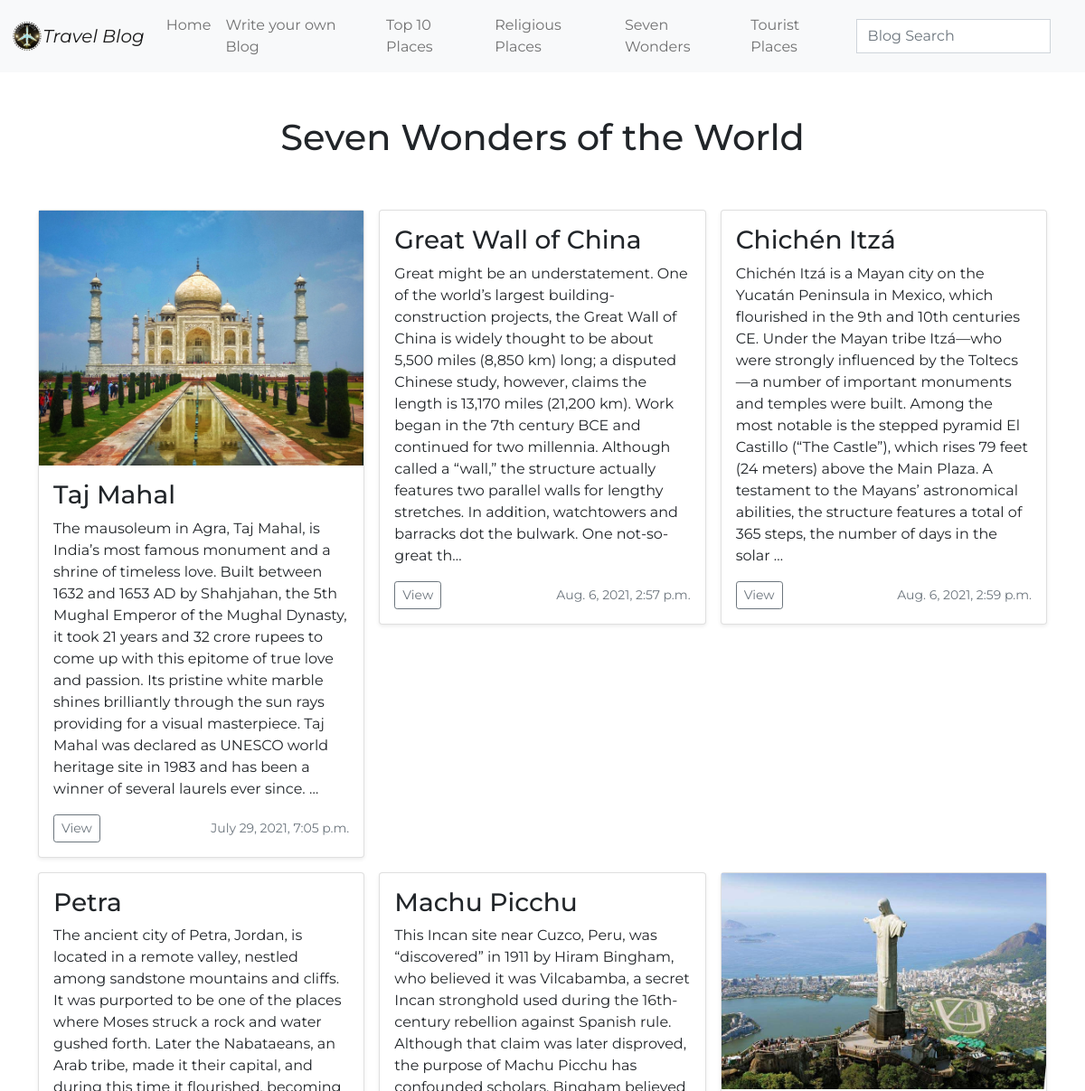
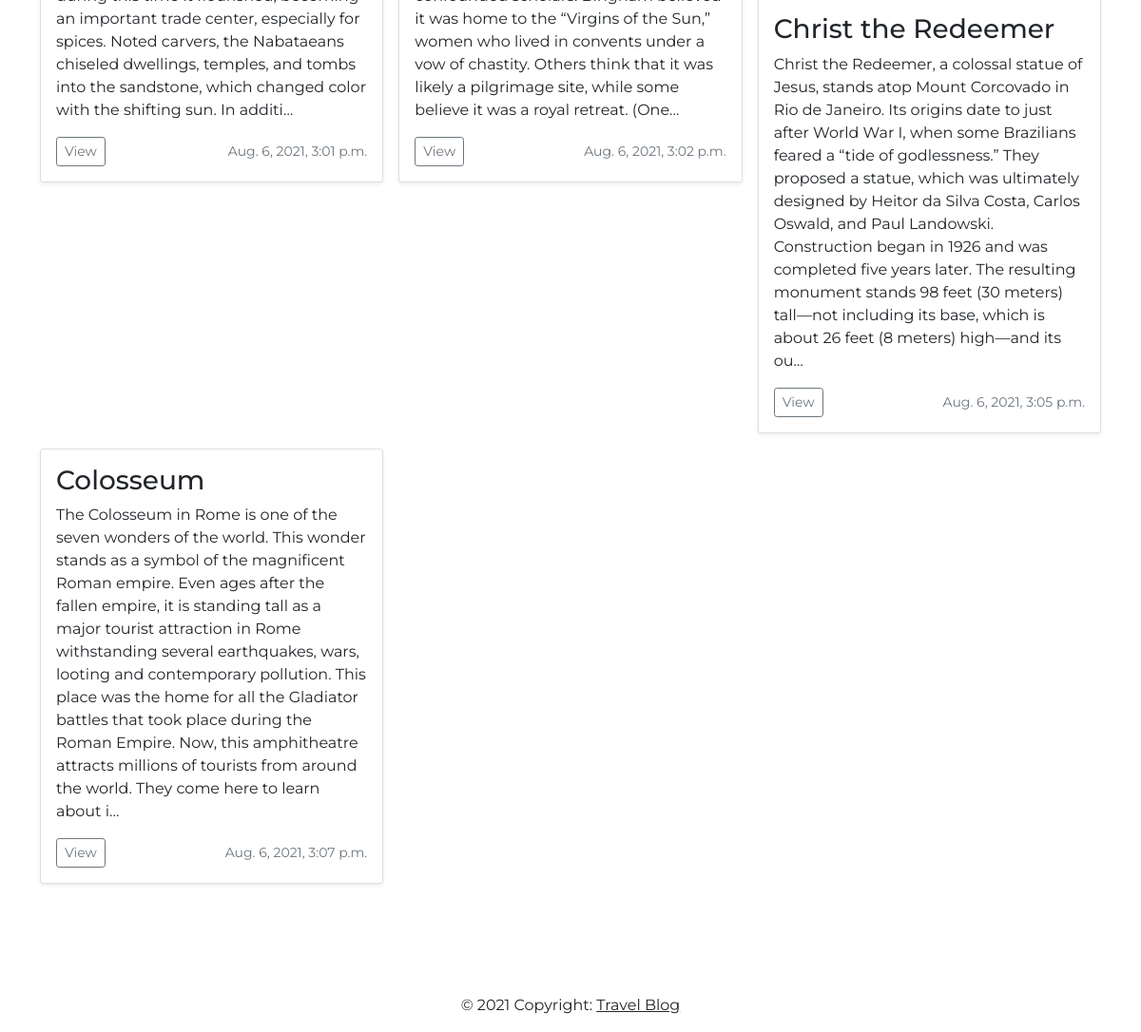
Screenshot of /category/seven/wonders/of/the/world with the database file from the repository (2 pictures, top to bottom).
### blog/models.py (models this page shows, shortened)
class blog(models.Model):
    title = CharField(max_length=50)
    date = DateTimeField(auto_now=True)
    category = CharField(max_length=35)
    author_name = CharField(max_length=30)
    description = TextField()
    image = models.ImageField(upload_to='blog')
    class Meta:
        verbose_name = 'blog'
        verbose_name_plural = 'blogs'

### blog/views.py (the view)
# urls.py: path('category/seven/wonders/of/the/world',views.blog_seven, name="seven_wonder"),
def blog_seven(request):
    q = "Seven Wonder"
    tourist = blog.objects.filter(category__contains=q)
    ctx = {
        'title' : 'Seven Wonder',
        'blogs' : tourist,
    }
    return render(request,"seven_wonder.html",ctx)

### templates/seven_wonder.html (shortened to what this page needs)
{% extends 'layout/base.html' %}
{% block content %}
<h1 class="c-align c-font py-5 bold" >Seven Wonders of the World</h1>
<div class="container">
    <div class="row row-cols-1 row-cols-sm-2 row-cols-md-3 g-3">
      {% for items in blogs %}
      <div class="col">
        <div class="card shadow-sm">
            <img class="img-fluid" src="{{items.image.url}}" alt="">
          <div class="card-body">
              <h3 class="c=align c-font">{{items.title}}</h3>
            <p class="card-text c-font">{{items.description|truncatechars:500}}</p>
            <div class="d-flex justify-content-between align-items-center">
              <div class="btn-group">
                <a href="{% url 'detailed_blog' items.id %}"><button type="button" class="c-font btn btn-sm btn-outline-secondary">View</button></a>
              </div>
              <small class="c-font text-muted">{{items.date}}</small>
            </div>
          </div>
        </div>
      </div>
      {% empty %}
      <div class="alert alert-warning text-center" role="alert">
        <h4 class="alert-heading">No Blogs found!</h4>
    </div>
      {% endfor %}
    </div>
  </div>
{% endblock content %}

### templates/seven_wonder.html (style rules this page uses)
.c-align { text-align: center; }
.c-font { font-family: Monserrat, sans-serif; }
.bold { font-weight: 500; }

### templates/includes/navigation.html (style rules this page uses)
.c-font { font-family: Montserrat, sans-serif; }

### rows the page displays
blog: image (picture), title "Taj Mahal", description "The mausoleum in Agra, Taj Mahal, is India’s most famous monument and a shrine of timeless love. Built between 1632 and 1653 AD by Shahjahan, the 5th Mughal Emperor of the Mughal Dynasty, it took 21 years and 32 crore rupees to come up with this epitome of true love and passion. Its pristine white marble shines brilliantly through the sun rays providing for a visual masterpiece. Taj Mahal was declared as UNESCO world heritage site in 1983 and has been a winner of several laurels ever since. …", date "July 29, 2021, 7:05 p.m."
blog: title "Great Wall of China", description "Great might be an understatement. One of the world’s largest building-construction projects, the Great Wall of China is widely thought to be about 5,500 miles (8,850 km) long; a disputed Chinese study, however, claims the length is 13,170 miles (21,200 km). Work began in the 7th century BCE and continued for two millennia. Although called a “wall,” the structure actually features two parallel walls for lengthy stretches. In addition, watchtowers and barracks dot the bulwark. One not-so-great th…", date "Aug. 6, 2021, 2:57 p.m."
blog: title "Chichén Itzá", description "Chichén Itzá is a Mayan city on the Yucatán Peninsula in Mexico, which flourished in the 9th and 10th centuries CE. Under the Mayan tribe Itzá—who were strongly influenced by the Toltecs—a number of important monuments and temples were built. Among the most notable is the stepped pyramid El Castillo (“The Castle”), which rises 79 feet (24 meters) above the Main Plaza. A testament to the Mayans’ astronomical abilities, the structure features a total of 365 steps, the number of days in the solar …", date "Aug. 6, 2021, 2:59 p.m."
blog: title "Petra", description "The ancient city of Petra, Jordan, is located in a remote valley, nestled among sandstone mountains and cliffs. It was purported to be one of the places where Moses struck a rock and water gushed forth. Later the Nabataeans, an Arab tribe, made it their capital, and during this time it flourished, becoming an important trade center, especially for spices. Noted carvers, the Nabataeans chiseled dwellings, temples, and tombs into the sandstone, which changed color with the shifting sun. In additi…", date "Aug. 6, 2021, 3:01 p.m."
blog: title "Machu Picchu", description "This Incan site near Cuzco, Peru, was “discovered” in 1911 by Hiram Bingham, who believed it was Vilcabamba, a secret Incan stronghold used during the 16th-century rebellion against Spanish rule. Although that claim was later disproved, the purpose of Machu Picchu has confounded scholars. Bingham believed it was home to the “Virgins of the Sun,” women who lived in convents under a vow of chastity. Others think that it was likely a pilgrimage site, while some believe it was a royal retreat. (One…", date "Aug. 6, 2021, 3:02 p.m."
blog: image (picture), title "Christ the Redeemer", description "Christ the Redeemer, a colossal statue of Jesus, stands atop Mount Corcovado in Rio de Janeiro. Its origins date to just after World War I, when some Brazilians feared a “tide of godlessness.” They proposed a statue, which was ultimately designed by Heitor da Silva Costa, Carlos Oswald, and Paul Landowski. Construction began in 1926 and was completed five years later. The resulting monument stands 98 feet (30 meters) tall—not including its base, which is about 26 feet (8 meters) high—and its ou…", date "Aug. 6, 2021, 3:05 p.m."
blog: title "Colosseum", description "The Colosseum in Rome is one of the seven wonders of the world. This wonder stands as a symbol of the magnificent Roman empire. Even ages after the fallen empire, it is standing tall as a major tourist attraction in Rome withstanding several earthquakes, wars, looting and contemporary pollution. This place was the home for all the Gladiator battles that took place during the Roman Empire. Now, this amphitheatre attracts millions of tourists from around the world. They come here to learn about i…", date "Aug. 6, 2021, 3:07 p.m."
